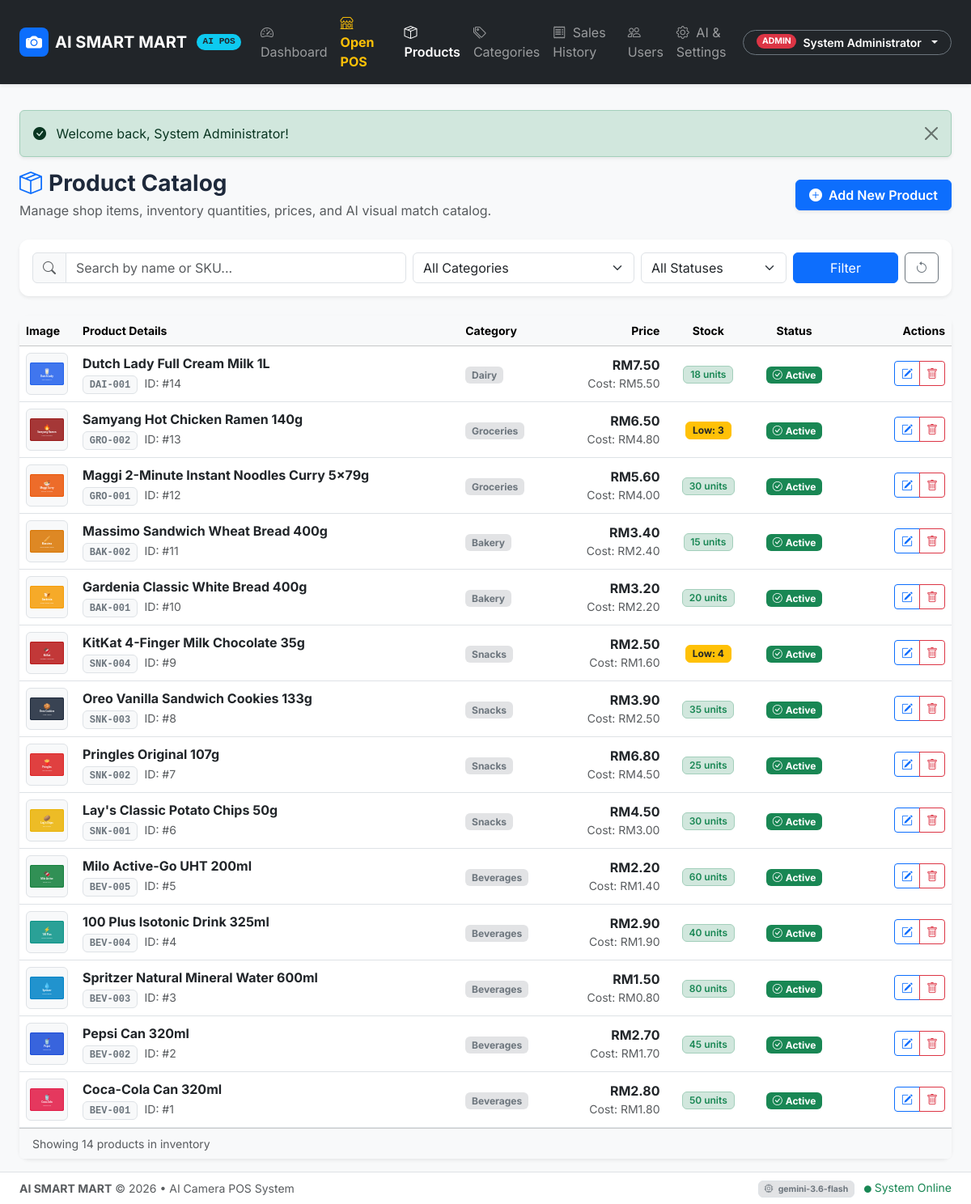
/admin/products.php (signed in), run on the app's committed database.
### tables this page shows
CREATE TABLE `products` (
  `id` INT AUTO_INCREMENT PRIMARY KEY,
  `category_id` INT NULL,
  `name` VARCHAR(150) NOT NULL,
  `sku` VARCHAR(50) NOT NULL UNIQUE,
  `price` DECIMAL(10, 2) NOT NULL DEFAULT 0.00,
  `cost_price` DECIMAL(10, 2) NOT NULL DEFAULT 0.00,
  `stock_quantity` INT NOT NULL DEFAULT 0,
  `image_path` VARCHAR(255) NULL,
  `status` ENUM('active', 'inactive') NOT NULL DEFAULT 'active',
  `created_at` TIMESTAMP DEFAULT CURRENT_TIMESTAMP,
  `updated_at` TIMESTAMP DEFAULT CURRENT_TIMESTAMP ON UPDATE CURRENT_TIMESTAMP,
  CONSTRAINT `fk_products_category` FOREIGN KEY (`category_id`) REFERENCES `categories` (`id`) ON DELETE SET NULL
);

CREATE TABLE `categories` (
  `id` INT AUTO_INCREMENT PRIMARY KEY,
  `name` VARCHAR(100) NOT NULL UNIQUE,
  `description` VARCHAR(255) NULL,
  `created_at` TIMESTAMP DEFAULT CURRENT_TIMESTAMP
);

### config/config.php (called while the page is built, shortened)
<?php
function base_url(string $path = ''): string {
    static $baseUrl = null;
    if ($baseUrl === null) {
        $protocol = (!empty($_SERVER['HTTPS']) && $_SERVER['HTTPS'] !== 'off' || ($_SERVER['SERVER_PORT'] ?? 80) == 443) ? "https://" : "http://";
        $host = $_SERVER['HTTP_HOST'] ?? 'localhost';
        $docRoot = str_replace('\\', '/', $_SERVER['DOCUMENT_ROOT'] ?? '');
        $appRoot = str_replace('\\', '/', realpath(__DIR__ . '/..'));
        $subDir = '';
        if ($docRoot && str_starts_with($appRoot, $docRoot)) {
            $subDir = substr($appRoot, strlen($docRoot));
        } else {
            $subDir = '/ai_pos_system';
        }
        $subDir = rtrim($subDir, '/');
        $baseUrl = $protocol . $host . $subDir;
    }
    return $baseUrl . '/' . ltrim($path, '/');
}
function get_setting(string $key, $default = null): mixed {
    static $settingsCache = null;
    if ($settingsCache === null) {
        $settingsCache = [];
        try {
            $pdo = get_db_connection();
            $stmt = $pdo->query("SELECT setting_key, setting_value FROM settings");
            while ($row = $stmt->fetch()) {
                $settingsCache[$row['setting_key']] = $row['setting_value'];
            }
        } catch (Exception $e) {
        }
    }
    return $settingsCache[$key] ?? $default;
}
function format_currency(float|int|string $amount): string {
    $symbol = get_setting('currency_symbol', 'RM');
    return $symbol . number_format((float)$amount, 2);
}
function clean(?string $value): string {
    return htmlspecialchars((string)$value, ENT_QUOTES, 'UTF-8');
}

### admin/products.php (the view, shortened to what this page needs)
<?php
require_once __DIR__ . '/../config/config.php';
$pdo = get_db_connection();
$search = trim($_GET['search'] ?? '');
$sql = "
    SELECT p.*, c.name AS category_name
    FROM products p
    LEFT JOIN categories c ON p.category_id = c.id
    WHERE 1=1
";
$params = [];
$sql .= " ORDER BY p.id DESC";
$stmt = $pdo->prepare($sql);
$stmt->execute($params);
$products = $stmt->fetchAll();
require_once __DIR__ . '/../includes/header.php';
?>
<div class="d-flex flex-wrap justify-content-between align-items-center mb-4 gap-3">
    <div>
        <h3 class="fw-bold mb-1"><i class="bi bi-box-seam text-primary me-2"></i>Product Catalog</h3>
        <p class="text-muted mb-0">Manage shop items, inventory quantities, prices, and AI visual match catalog.</p>
    </div>
    <div class="d-flex gap-2">
        <a href="<?= base_url('admin/product_form.php') ?>" class="btn btn-primary fw-semibold px-3 shadow-sm">
            <i class="bi bi-plus-circle-fill me-1"></i> Add New Product
        </a>
    </div>
</div>
<div class="card mb-4 border-0 shadow-sm">
    <div class="card-body p-3">
        <form method="GET" action="<?= base_url('admin/products.php') ?>" class="row g-2 align-items-center">
            <div class="col-12 col-md-5">
                <div class="input-group">
                    <span class="input-group-text bg-light text-muted"><i class="bi bi-search"></i></span>
                    <input type="text" name="search" class="form-control" placeholder="Search by name or SKU..." value="<?= clean($search) ?>">
                </div>
            </div>
            <div class="col-6 col-md-3">
                <select name="category" class="form-select">
                    <option value="0">All Categories</option>
                </select>
            </div>
            <div class="col-6 col-md-2">
                <select name="status" class="form-select">
                    <option value="">All Statuses</option>
                </select>
            </div>
            <div class="col-12 col-md-2 d-flex gap-2">
                <button type="submit" class="btn btn-primary flex-fill">Filter</button>
                <a href="<?= base_url('admin/products.php') ?>" class="btn btn-outline-secondary" title="Reset Filters"><i class="bi bi-arrow-counterclockwise"></i></a>
            </div>
        </form>
    </div>
</div>
<div class="card border-0 shadow-sm">
    <div class="card-body p-0">
        <div class="table-responsive">
            <table class="table table-hover align-middle mb-0">
                <thead class="table-light small">
                    <tr>
                        <th style="width: 70px;">Image</th>
                        <th>Product Details</th>
                        <th>Category</th>
                        <th class="text-end">Price</th>
                        <th class="text-center">Stock</th>
                        <th class="text-center">Status</th>
                        <th class="text-end" style="width: 140px;">Actions</th>
                    </tr>
                </thead>
                <tbody>
                    <?php if (empty($products)): ?>
                        <tr>
                            <td colspan="7" class="text-center py-5 text-muted">
                                <i class="bi bi-box-seam fs-1 d-block mb-2 text-secondary"></i>
                                No products found matching your search.
                            </td>
                        </tr>
                    <?php else: ?>
                        <?php foreach ($products as $p): ?>
                            <tr>
                                <td>
                                    <?php
                                    $imgSrc = !empty($p['image_path']) ? base_url($p['image_path']) : base_url('assets/uploads/products/default_product.svg');
                                    ?>
                                    <img src="<?= $imgSrc ?>" alt="<?= clean($p['name']) ?>" width="52" height="52" class="rounded object-fit-contain bg-light border p-1">
                                </td>
                                <td>
                                    <span class="fw-bold text-dark d-block"><?= clean($p['name']) ?></span>
                                    <span class="badge bg-light text-secondary border font-monospace me-1"><?= clean($p['sku']) ?></span>
                                    <small class="text-muted">ID: #<?= $p['id'] ?></small>
                                </td>
                                <td>
                                    <span class="badge bg-secondary-subtle text-secondary"><?= clean($p['category_name'] ?? 'Uncategorized') ?></span>
                                </td>
                                <td class="text-end fw-bold text-dark">
                                    <?= format_currency($p['price']) ?>
                                    <?php if ($p['cost_price'] > 0): ?>
                                        <div class="text-muted small fw-normal">Cost: <?= format_currency($p['cost_price']) ?></div>
                                    <?php endif; ?>
                                </td>
                                <td class="text-center">
                                    <?php if ($p['stock_quantity'] <= 0): ?>
                                        <span class="badge bg-danger">Out of Stock (0)</span>
                                    <?php elseif ($p['stock_quantity'] <= 5): ?>
                                        <span class="badge bg-warning text-dark border border-warning">Low: <?= $p['stock_quantity'] ?></span>
                                    <?php else: ?>
                                        <span class="badge bg-success-subtle text-success border border-success-subtle fw-semibold"><?= $p['stock_quantity'] ?> units</span>
                                    <?php endif; ?>
                                </td>
                                <td class="text-center">
                                    <?php if ($p['status'] === 'active'): ?>
                                        <span class="badge bg-success"><i class="bi bi-check-circle me-1"></i>Active</span>
                                    <?php else: ?>
                                        <span class="badge bg-secondary"><i class="bi bi-x-circle me-1"></i>Inactive</span>
                                    <?php endif; ?>
                                </td>
                                <td class="text-end">
                                    <div class="btn-group">
                                        <a href="<?= base_url('admin/product_form.php?id=' . $p['id']) ?>" class="btn btn-sm btn-outline-primary" title="Edit">
                                            <i class="bi bi-pencil-square"></i>
                                        </a>
                                        <button type="button" class="btn btn-sm btn-outline-danger" title="Delete" onclick="confirmDelete(<?= $p['id'] ?>, '<?= addslashes(clean($p['name'])) ?>')">
                                            <i class="bi bi-trash"></i>
                                        </button>
                                    </div>
                                </td>
                            </tr>
                        <?php endforeach; ?>
                    <?php endif; ?>
                </tbody>
            </table>
        </div>
    </div>
    <div class="card-footer bg-light py-2 text-muted small">
        Showing <?= count($products) ?> products in inventory
    </div>
</div>
<?php require_once __DIR__ . '/../includes/footer.php'; ?>

### data on the page
products: image_path (picture), name "Dutch Lady Full Cream Milk 1L", sku "DAI-001", id "14", category.name "Dairy", price "RM7.50", cost_price "RM5.50", stock_quantity "18", status "active" (drawn)
products: image_path (picture), name "Samyang Hot Chicken Ramen 140g", sku "GRO-002", id "13", category.name "Groceries", price "RM6.50", cost_price "RM4.80", stock_quantity "3", status "active" (drawn)
products: image_path (picture), name "Maggi 2-Minute Instant Noodles Curry 5x79g", sku "GRO-001", id "12", category.name "Groceries", price "RM5.60", cost_price "RM4.00", stock_quantity "30", status "active" (drawn)
products: image_path (picture), name "Massimo Sandwich Wheat Bread 400g", sku "BAK-002", id "11", category.name "Bakery", price "RM3.40", cost_price "RM2.40", stock_quantity "15", status "active" (drawn)
products: image_path (picture), name "Gardenia Classic White Bread 400g", sku "BAK-001", id "10", category.name "Bakery", price "RM3.20", cost_price "RM2.20", stock_quantity "20", status "active" (drawn)
products: image_path (picture), name "KitKat 4-Finger Milk Chocolate 35g", sku "SNK-004", id "9", category.name "Snacks", price "RM2.50", cost_price "RM1.60", stock_quantity "4", status "active" (drawn)
products: image_path (picture), name "Oreo Vanilla Sandwich Cookies 133g", sku "SNK-003", id "8", category.name "Snacks", price "RM3.90", cost_price "RM2.50", stock_quantity "35", status "active" (drawn)
products: image_path (picture), name "Pringles Original 107g", sku "SNK-002", id "7", category.name "Snacks", price "RM6.80", cost_price "RM4.50", stock_quantity "25", status "active" (drawn)
products: image_path (picture), name "Lay's Classic Potato Chips 50g", sku "SNK-001", id "6", category.name "Snacks", price "RM4.50", cost_price "RM3.00", stock_quantity "30", status "active" (drawn)
products: image_path (picture), name "Milo Active-Go UHT 200ml", sku "BEV-005", id "5", category.name "Beverages", price "RM2.20", cost_price "RM1.40", stock_quantity "60", status "active" (drawn)
products: image_path (picture), name "100 Plus Isotonic Drink 325ml", sku "BEV-004", id "4", category.name "Beverages", price "RM2.90", cost_price "RM1.90", stock_quantity "40", status "active" (drawn)
products: image_path (picture), name "Spritzer Natural Mineral Water 600ml", sku "BEV-003", id "3", category.name "Beverages", price "RM1.50", cost_price "RM0.80", stock_quantity "80", status "active" (drawn)
products: image_path (picture), name "Pepsi Can 320ml", sku "BEV-002", id "2", category.name "Beverages", price "RM2.70", cost_price "RM1.70", stock_quantity "45", status "active" (drawn)
products: image_path (picture), name "Coca-Cola Can 320ml", sku "BEV-001", id "1", category.name "Beverages", price "RM2.80", cost_price "RM1.80", stock_quantity "50", status "active" (drawn)

### other printed values
$shopName "AI SMART MART"
$currentUser['role'] "ADMIN"
$currentUser['full_name'] "System Administrator"
$flash['message'] "Welcome back, System Administrator!"
count($products) "14"
get_setting('shop_name', 'AI SMART MART') "AI SMART MART"
get_setting('gemini_model', 'gemini-3.6-flash') "gemini-3.6-flash"
